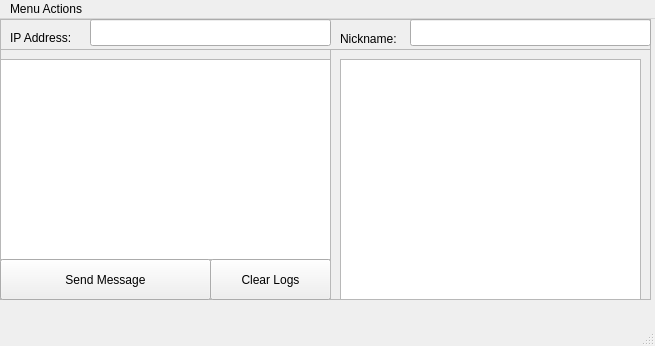
<?xml version="1.0" encoding="UTF-8"?>
<ui version="4.0">
 <class>MainWindow</class>
 <widget class="QMainWindow" name="MainWindow">
  <property name="geometry">
   <rect>
    <x>0</x>
    <y>0</y>
    <width>655</width>
    <height>346</height>
   </rect>
  </property>
  <property name="windowTitle">
   <string>MainWindow</string>
  </property>
  <widget class="QWidget" name="centralwidget">
   <widget class="QFrame" name="frame">
    <property name="geometry">
     <rect>
      <x>0</x>
      <y>0</y>
      <width>651</width>
      <height>31</height>
     </rect>
    </property>
    <property name="frameShape">
     <enum>QFrame::StyledPanel</enum>
    </property>
    <property name="frameShadow">
     <enum>QFrame::Raised</enum>
    </property>
    <widget class="QLabel" name="label">
     <property name="geometry">
      <rect>
       <x>10</x>
       <y>10</y>
       <width>71</width>
       <height>17</height>
      </rect>
     </property>
     <property name="text">
      <string>IP Address:</string>
     </property>
    </widget>
    <widget class="QLabel" name="label_2">
     <property name="geometry">
      <rect>
       <x>340</x>
       <y>10</y>
       <width>61</width>
       <height>20</height>
      </rect>
     </property>
     <property name="text">
      <string>Nickname:</string>
     </property>
    </widget>
    <widget class="QLineEdit" name="lineEdit">
     <property name="geometry">
      <rect>
       <x>90</x>
       <y>0</y>
       <width>241</width>
       <height>27</height>
      </rect>
     </property>
    </widget>
    <widget class="QLineEdit" name="lineEdit_2">
     <property name="geometry">
      <rect>
       <x>410</x>
       <y>0</y>
       <width>241</width>
       <height>27</height>
      </rect>
     </property>
    </widget>
   </widget>
   <widget class="QFrame" name="frame_2">
    <property name="geometry">
     <rect>
      <x>0</x>
      <y>30</y>
      <width>331</width>
      <height>251</height>
     </rect>
    </property>
    <property name="frameShape">
     <enum>QFrame::StyledPanel</enum>
    </property>
    <property name="frameShadow">
     <enum>QFrame::Raised</enum>
    </property>
    <widget class="QTextEdit" name="textEdit">
     <property name="geometry">
      <rect>
       <x>0</x>
       <y>10</y>
       <width>331</width>
       <height>201</height>
      </rect>
     </property>
    </widget>
    <widget class="QPushButton" name="pushButton_3">
     <property name="geometry">
      <rect>
       <x>0</x>
       <y>210</y>
       <width>211</width>
       <height>41</height>
      </rect>
     </property>
     <property name="text">
      <string>Send Message</string>
     </property>
    </widget>
    <widget class="QPushButton" name="pushButton_4">
     <property name="geometry">
      <rect>
       <x>210</x>
       <y>210</y>
       <width>121</width>
       <height>41</height>
      </rect>
     </property>
     <property name="text">
      <string>Clear Logs</string>
     </property>
    </widget>
   </widget>
   <widget class="QFrame" name="frame_3">
    <property name="geometry">
     <rect>
      <x>330</x>
      <y>30</y>
      <width>321</width>
      <height>251</height>
     </rect>
    </property>
    <property name="frameShape">
     <enum>QFrame::StyledPanel</enum>
    </property>
    <property name="frameShadow">
     <enum>QFrame::Raised</enum>
    </property>
    <widget class="QListWidget" name="listWidget">
     <property name="geometry">
      <rect>
       <x>10</x>
       <y>10</y>
       <width>301</width>
       <height>241</height>
      </rect>
     </property>
    </widget>
   </widget>
  </widget>
  <widget class="QMenuBar" name="menubar">
   <property name="geometry">
    <rect>
     <x>0</x>
     <y>0</y>
     <width>655</width>
     <height>27</height>
    </rect>
   </property>
   <widget class="QMenu" name="menuMenu_Actions">
    <property name="title">
     <string>Menu Actions</string>
    </property>
    <addaction name="actionVersion"/>
    <addaction name="actionExit"/>
   </widget>
   <addaction name="menuMenu_Actions"/>
  </widget>
  <widget class="QStatusBar" name="statusbar"/>
  <action name="actionVersion">
   <property name="text">
    <string>Version</string>
   </property>
  </action>
  <action name="actionExit">
   <property name="text">
    <string>Exit</string>
   </property>
  </action>
 </widget>
 <resources/>
 <connections/>
</ui>
